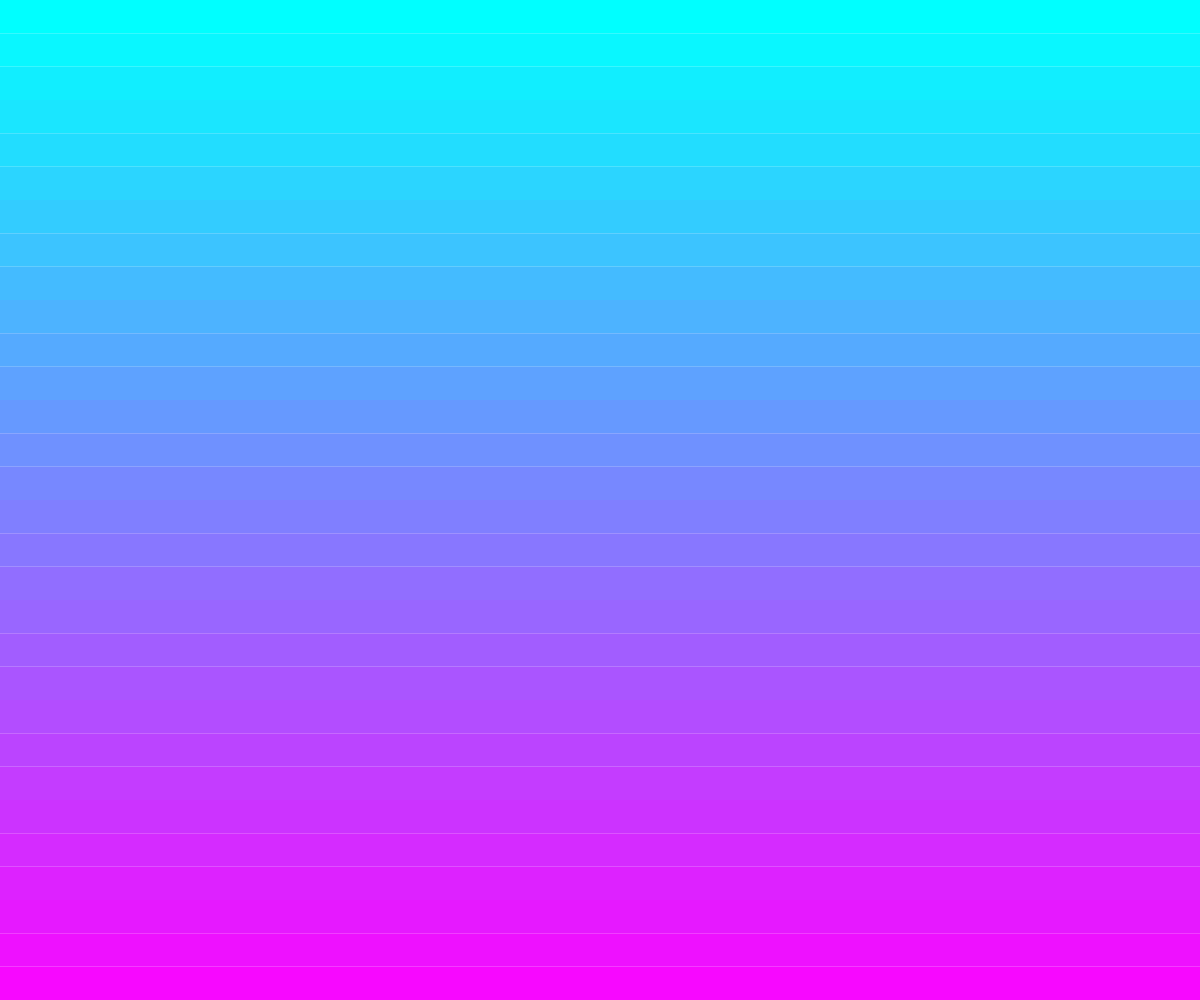
Frame 1 (no input)
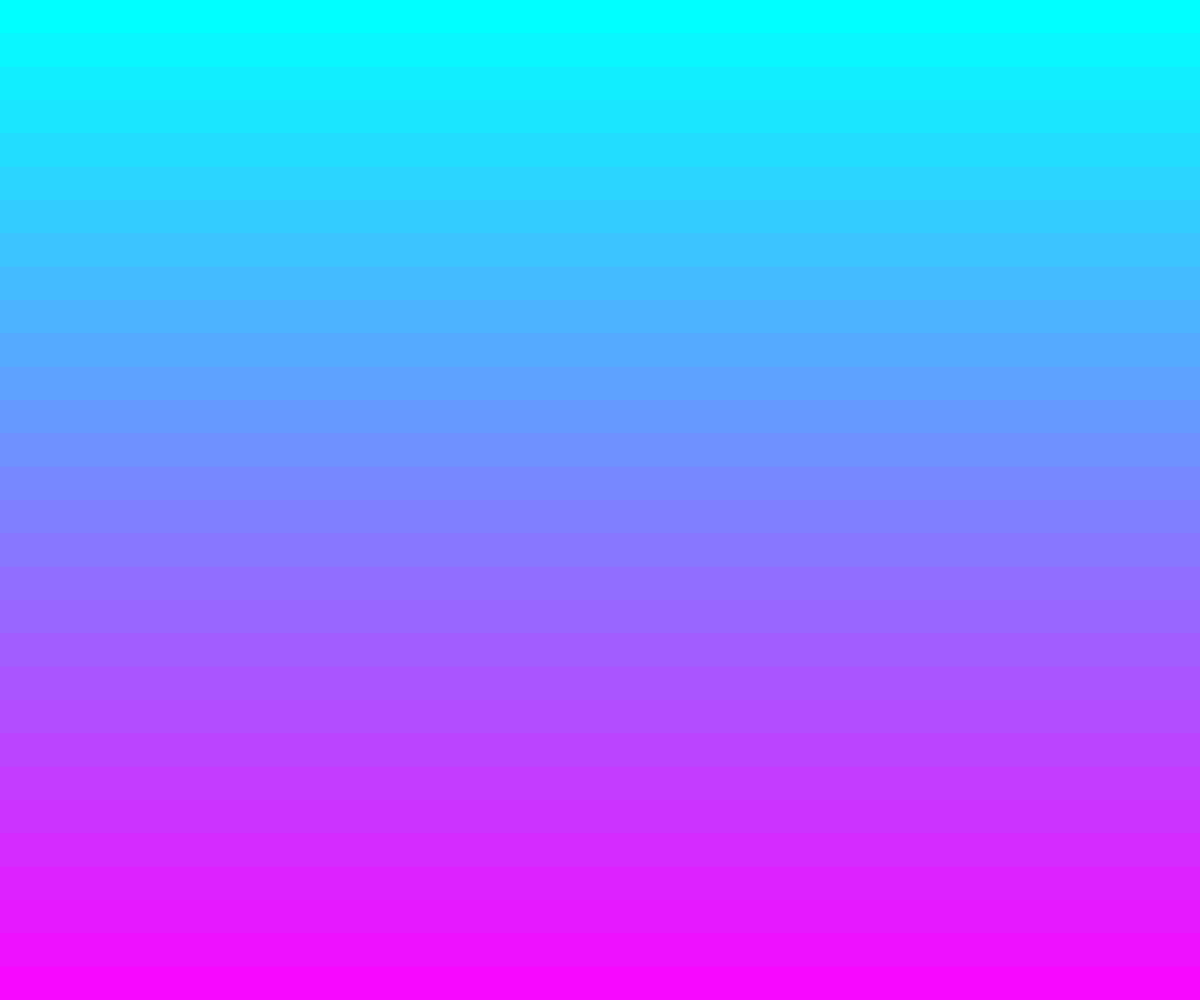
Frame 60 (no input)
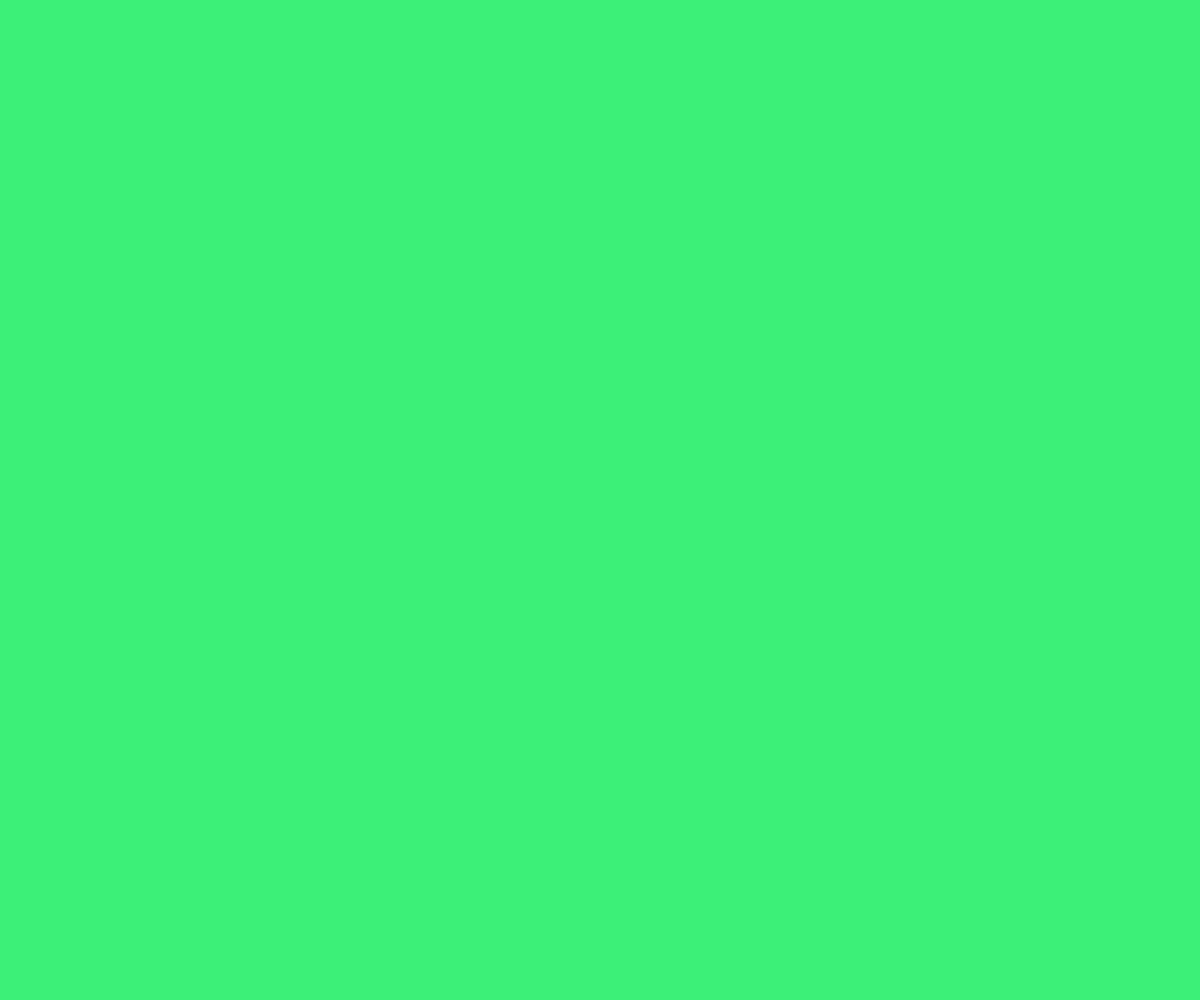
Frame 120 (the mouse pressed at the canvas centre since frame 60)

The p5.js sketch that drew these frames (run headless with seeded random() and noise() and a simulated clock; from frame 60 on, the mouse is pressed at the canvas centre):

// p5.js sketch
// ── sketch.js
// draqing wityh loops
// Rapheal
// Sept 25, 2023
//
// Extra for Experts:
// using single and nested loops for drawing purposes





// Drawing With Loops
// Stefan Scott 
// Sept 25, 2023
// Using single and nested loops for drawing purposes.

// Global Variables
let numSegments = 30;
let segmentHeight;
let currentBackground = 0; //state variable (0-2)

function setup() {
  createCanvas(windowWidth, windowHeight);
  segmentHeight = height/numSegments;
}

function gradient(){
  // draw a series of skinny rectangles → gradient
  noStroke();
  for(let i = 0; i < numSegments; i++){
    let y = i * segmentHeight; 
    let c = map(y,0,height,0,255);
    fill(c,255-c,255);  //↑R  ↓G  Max-Blue
    rect(0,y,width,segmentHeight); 
  }
  stroke(0);
}

function selectBackground(){
  // check the state variable currentBackground
  // and render the appropriate one.
  if(currentBackground===0) gradient();
  else if (currentBackground===1)background(255);
  else background(60,240,120);
}

function draw() {
  selectBackground();
}

function mousePressed(){
  print(mouseButton);
  if(mouseButton===LEFT){
    currentBackground -= 1;
    if(currentBackground < 0)currentBackground=2;
  }
  if(mouseButton===CENTER){
    currentBackground += 1;
    if(currentBackground > 2)currentBackground=0;
  }
  return false; //DOESNT WORK override the default behavior
}


// Still working on it 
